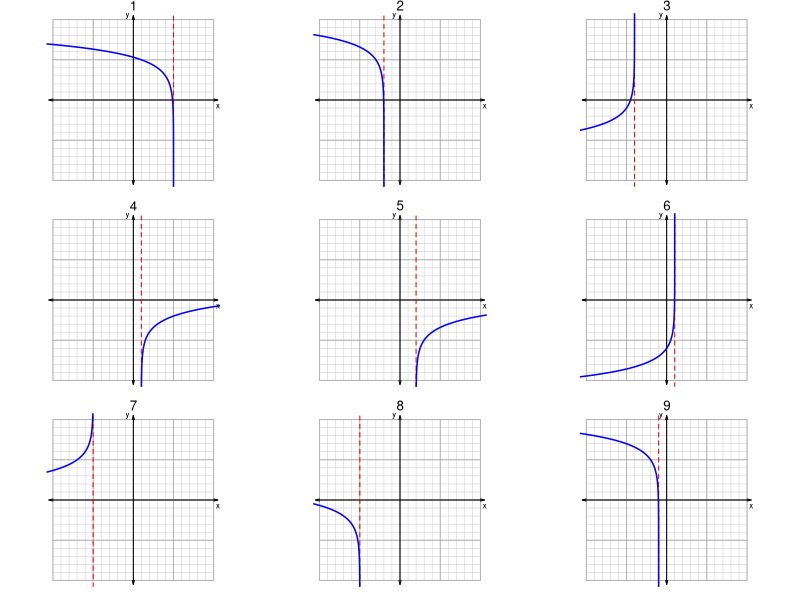

This figure's R source:
## ---- chunk 1
options(scipen=999)
gcd2 <- function(a, b) {
    if (b == 0) a else Recall(b, a %% b)
}
gcd <- function(...) Reduce(gcd2, c(...))

pn = function(coeffs,pows){
    pows = pows[coeffs!=0]
    coeffs = coeffs[coeffs!=0]
    ex1 = paste0("{",coeffs,"}x^{",pows,"}",collapse="+")
    ex1 = gsub("+{-","-{",ex1,fixed=T)
    ex1 = gsub("{1}x^{0}","1",ex1,fixed=T)
    ex1 = gsub("{-1}x^{0}","-1",ex1,fixed=T)
    ex1 = gsub("{1}x","x",ex1,fixed=T)
    ex1 = gsub("{-1}x","-x",ex1,fixed=T)
    ex1 = gsub("x^{0}","",ex1,fixed=T)
    ex1 = gsub("x^{1}","x",ex1,fixed=T)
    ex1 = gsub("+-","-",ex1,fixed=T)
    ex1 = gsub("{","",ex1,fixed=T)
    ex1 = gsub("}","",ex1,fixed=T)
    if(ex1 == ""){
        ex1 = "0"
    }
    return(ex1)
}

xlist = list()
ylist = list()
eqs = character()
handles = character()
as = numeric()
bs = numeric()
hs = numeric()
ks = numeric()
step1s = character()
lrs = character()
dus = character()

while(length(handles)<9){
    # y = a*2^(1/b*(x-h))+k
    hk = sample(1:6,2)*sample(c(-1,1),2,T)
    h = hk[1]
    k = hk[2]
    a = sample(c(-1,1),1)
    b = sample(c(-1,1),1)
    asign = c("-","")[round(a/2+1.5)]
    bsign = c("-","")[round(b/2+1.5)]
    if(b<0){
        expr = paste0("y=",asign,"\\log_{2}(-(x-",h,"))+",k)
    } else {
        expr = paste0("y=",asign,"\\log_{2}(x-",h,")+",k)
    }
    expr = gsub("--","+",expr,fixed=T)
    expr = gsub("+-","-",expr,fixed=T)
    
    if(a<0){
        step1 = paste0("Vertical reflection.")
    }
    if(b<0){
        step1 = paste0("Horizontal reflection.")
    }
    if(a<0 && b<0){
        step1 = paste0("Vertical reflection and horizontal reflection.")
    }
    if(a>0 && b>0){
        step1 = paste0("No reflections.")
    }
    # y = a*log2(1/b*(x-h))+k
    
    y = seq(-12,12,0.01)
    x = b*2^((y-k)/a)+h
    
    # x = seq(h+0.0001*sign(b),12*sign(b),0.0001*sign(b))
    # y = a*log(1/b*(x-h))/log(2)+k
    handle = paste0(c(a,b,h,k),collapse="#")
    if(!(handle %in% handles)){
        n = length(eqs)+1
        xlist[[n]] = x
        ylist[[n]] = y
        eqs = c(eqs,expr)
        handles = c(handles,handle)
        as = c(as,a)
        bs = c(bs,b)
        hs = c(hs,h)
        ks = c(ks,k)
        step1s = c(step1s,step1)
    }
    
}

## ---- chunk 2
par(mar=c(1,1,1,1),mfrow=c(3,3),pty="s")

for(n in 1:9){
    plot(0,0,"n",xlim=c(-10,10),ylim=c(-10,10),axes=F,ann=F)
    mtext(n,3,cex=0.8)
    for(i in -10:10){
        lines(c(-10,10),c(i,i),col="grey",lwd=0.4)
        lines(c(i,i),c(-10,10),col="grey",lwd=0.4)
    }
    for(i in seq(-10,10,5)){
        lines(c(-10,10),c(i,i),col="darkgrey",lwd=0.8)
        lines(c(i,i),c(-10,10),col="darkgrey",lwd=0.8)
    }
    # abline(h=0)
    # abline(v=0)
    arrows(-10.5,0,10.5,0,0.04,15,3,lwd=1)
    arrows(0,-10.5,0,10.5,0.04,15,3,lwd=1)
    abline(v=hs[n],col="red",lty=2)
    lines(xlist[[n]],ylist[[n]],col="blue",lwd=1.5)
    
    # points(hs[n],ks[n]+as[n],pch=19,col="blue",cex=0.8)
    text(10.5,-0.75,"x",cex=0.8)
    text(-0.75,10.5,"y",cex=0.8)
}

## ---- chunk 3
for(n in sample(1:9)){
    cat(paste0(n,": \n\n* ",step1s[n],"\n"))
    lr = c("left","right")[round(sign(hs[n])/2+1.5)]
    du = c("down","up")[round(sign(ks[n])/2+1.5)]
    cat(paste0("* Shift ",lr," by ",abs(hs[n]),", and shift ",du," by ",abs(ks[n]),".\n"))
    cat(paste0("* $",eqs[n],"$\n\n\n"))
}
